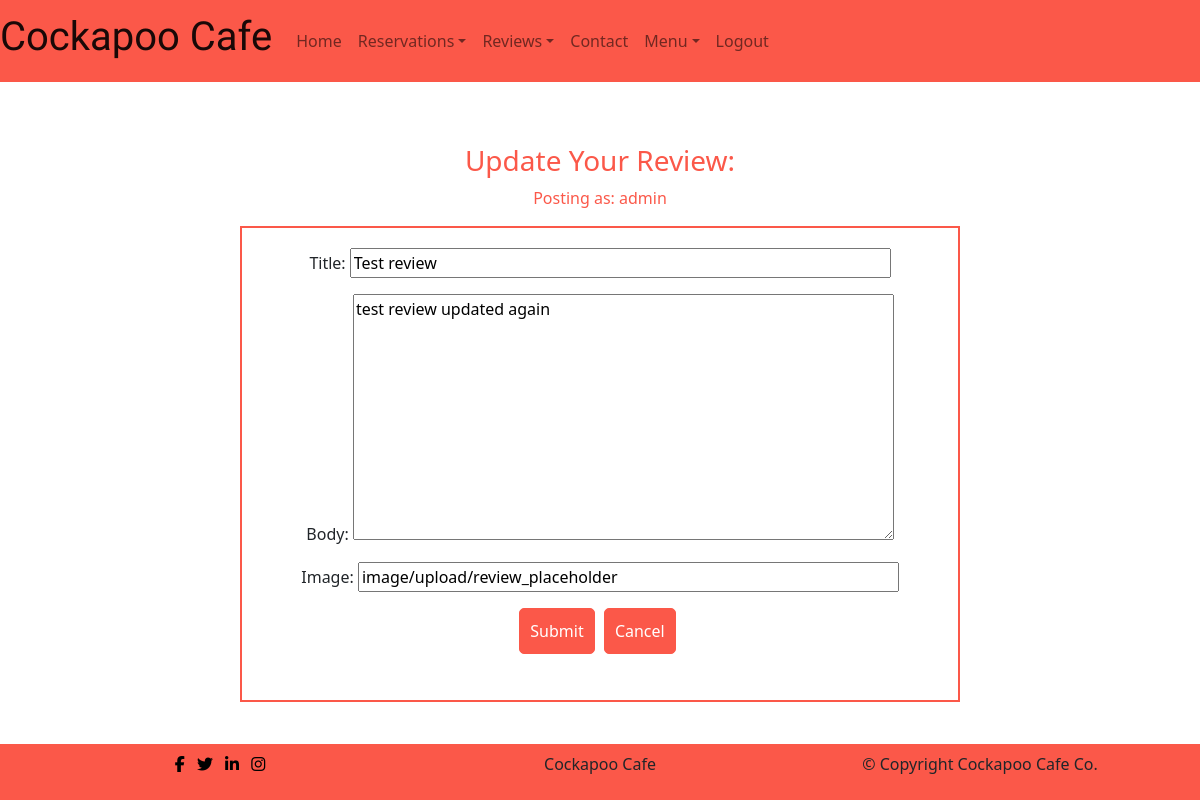
/review/update_review/27/ (signed in), run on the app's committed database.
### review/models.py (models this page shows, shortened)
class Review(models.Model):
    author = models.ForeignKey(
        User, on_delete=models.CASCADE, related_name="User"
    )
    title = models.CharField(max_length=200, default='no_title', null=True,
                             blank=True)
    body = models.TextField()
    image = CloudinaryField('image', default='review_placeholder')
    created_on = models.DateTimeField(auto_now_add=True)
    updated_on = models.DateTimeField(auto_now=True)
    status = models.IntegerField(choices=STATUS, default=0)
    approved = models.BooleanField(default=False)
    likes = models.ManyToManyField(User, related_name='reviews', blank=True)
    class Meta:
        ordering = ["created_on"]

### review/views.py (the view, shortened to what this page needs)
# urls.py: path('update_review/<pk>/', views.ReviewUpdateView.as_view(),
class ReviewUpdateView(LoginRequiredMixin, UpdateView):
    model = Review
    fields = ['title', 'body', 'image']
    template_name = 'review/update_review.html'
    success_url = reverse_lazy('review')
    def get(self, request, pk, *args, **kwargs):
        self.object = self.get_object()
        if self.object.author == self.request.user:
            return super(ReviewUpdateView, self).get(request, *args, **kwargs)
        else:
            messages.error(request, 'Unauthorised.')
            return redirect(reverse('review'))

### review/templates/review/update_review.html (shortened to what this page needs)
{% extends 'base.html' %}
{% load static%}
{% block content %}
{% if reviewed %}
  <div class="alert alert-success" role="alert">
      Your comment is awaiting approval
  </div>
  {% else %}
  {% if user.is_authenticated %}
    <h3>Update Your Review:</h3>
    <p id="reviewer">Posting as: {{ user.username }}</p>
    <form method="post" enctype="multipart/form-data" class="review-form">
        {{ form.as_p }}
        <button type="submit" class="menu-btn">Submit</button>
        <p class="inline-flex"><a class="menu-btn" href="{% url 'review' %}">Cancel</a></p>
    </form>
  {% else %}
    <div class="center">
      <h3>Unauthorised</h3>
      <p class="inline-flex"><a class="menu-btn" href="{% url 'review' %}">Back</a></p>
    </div>
  {% endif %}
{% endif %}
{% endblock %}

### static/css/style.css (style rules this page uses)
body { min-height: 100vh; display: flex; flex-direction: column; }
.menu-btn { background-color: #fb5849; color: #fff; border: 1px solid #fb5849; padding: 10px; border-radius: 5px; margin-bottom: 10px; margin-right: 5px; text-decoration: none; }
.inline-flex { display: inline-flex; }
h3 { color: #fb5849; text-align: center; }
.review-form { width: 60%; margin: 0 auto; padding: 20px; border: 2px solid #fb5849; text-align: center; }
.review-form input, textarea { width: 80%; }
#reviewer { color: #fb5849; text-align: center; }

### data on the page
Review: title "Test review", body "test review updated again", image "image/upload/review_placeholder"

### other printed values
{{ user.username }} "admin"
